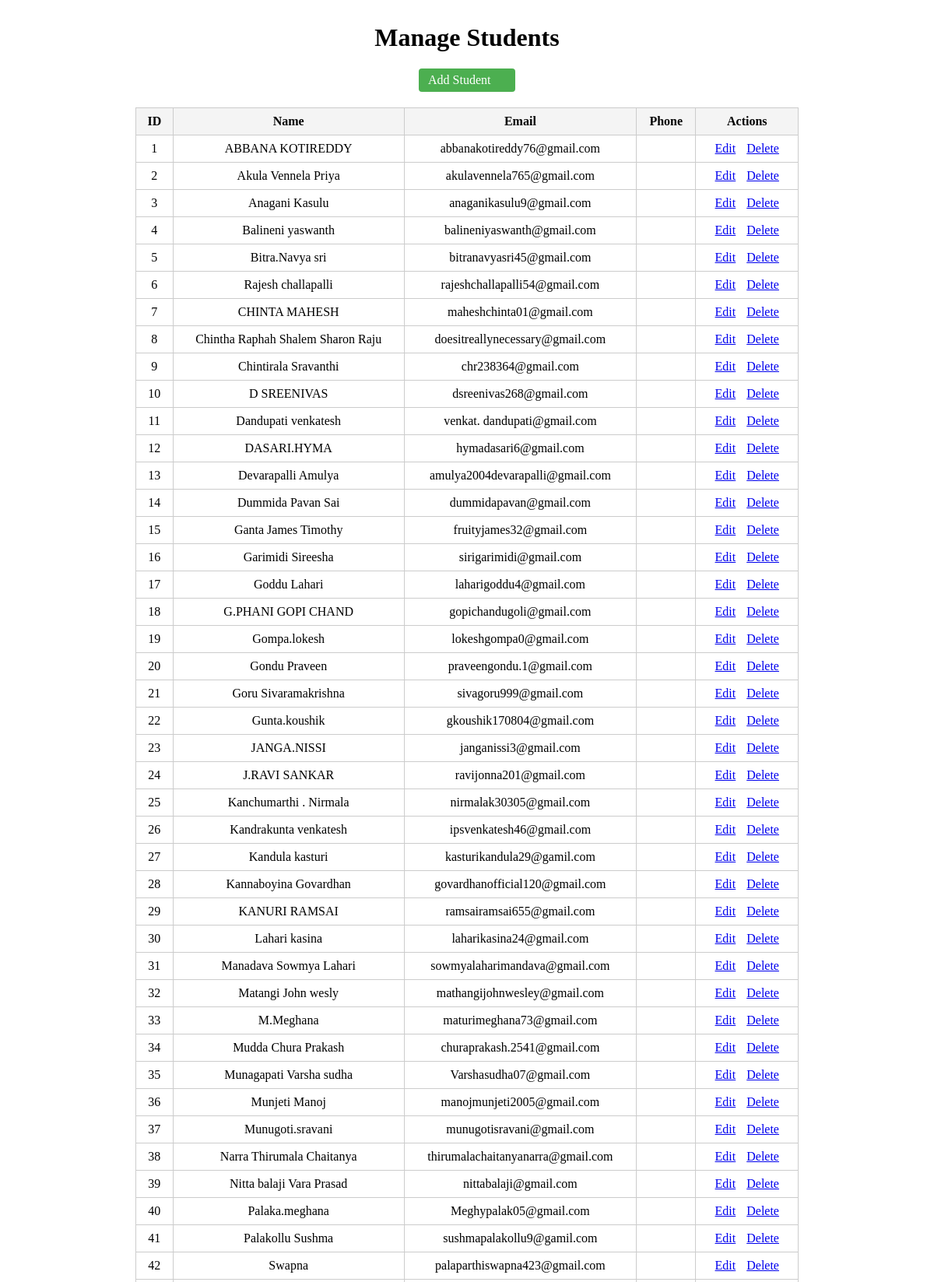
The page /manage-student/ (upper part) on the database its author committed.
### core/models.py (models this page shows, shortened)
class Student(models.Model):
    roll_number = models.CharField(max_length=20, unique=True, null=True, blank=True)
    first_name = models.CharField(max_length=50, null=True, blank=True)
    last_name = models.CharField(max_length=50, null=True, blank=True)
    name = models.CharField(max_length=100, null=True, blank=True)
    email = models.EmailField(unique=True)
    course = models.CharField(max_length=100, null=True, blank=True)
    department = models.ForeignKey(Department, on_delete=models.CASCADE, null=True, blank=True)

### core/views.py (the view)
# urls.py: path('manage-student/', views.manage_student, name='manage_student'),
def manage_student(request):
    students = Student.objects.all()
    return render(request, 'core/manage_student.html', {'students': students})

### core/templates/core/manage_student.html (shortened to what this page needs)
<!DOCTYPE html>
<html lang="en">
<head>
</head>
<body>
    <div class="container">
        <h1>Manage Students</h1>
        <a href="{% url 'add_student' %}" class="button add-btn">Add Student</a>
        {% if students %}
            <table>
                <thead>
                    <tr>
                        <th>ID</th>
                        <th>Name</th>
                        <th>Email</th>
                        <th>Phone</th>
                        <th>Actions</th>
                    </tr>
                </thead>
                <tbody>
                    {% for student in students %}
                    <tr>
                        <td>{{ student.id }}</td>
                        <td>{{ student.name }}</td>
                        <td>{{ student.email }}</td>
                        <td>{{ student.phone }}</td>
                        <td class="actions">
                            <a href="{% url 'edit_student' student.id %}">Edit</a>
                            <a href="{% url 'delete_student' student.id %}">Delete</a>
                        </td>
                    </tr>
                    {% endfor %}
                </tbody>
            </table>
        {% else %}
            <p>No students found.</p>
        {% endif %}
    </div>
</body>
</html>

### core/templates/core/manage_student.html (style rules this page uses)
table { border-collapse: collapse; width: 80%; margin: 20px auto; }
th, td { border: 1px solid #ccc; padding: 8px 12px; text-align: center; }
th { background-color: #f4f4f4; }
a.button { padding: 6px 12px; background: #4CAF50; color: white; text-decoration: none; border-radius: 4px; }
.actions a { margin: 0 5px; }
.container { width: 90%; margin: auto; }
h1 { text-align: center; margin-top: 30px; }
.add-btn { display: block; width: 100px; margin: 20px auto; }

### rows shown on the page
Student: id "1", name "ABBANA KOTIREDDY", email "abbanakotireddy76@gmail.com"
Student: id "2", name "Akula Vennela Priya", email "akulavennela765@gmail.com"
Student: id "3", name "Anagani Kasulu", email "anaganikasulu9@gmail.com"
Student: id "4", name "Balineni yaswanth", email "balineniyaswanth@gmail.com"
Student: id "5", name "Bitra.Navya sri", email "bitranavyasri45@gmail.com"
Student: id "6", name "Rajesh challapalli", email "rajeshchallapalli54@gmail.com"
Student: id "7", name "CHINTA MAHESH", email "maheshchinta01@gmail.com"
Student: id "8", name "Chintha Raphah Shalem Sharon Raju", email "doesitreallynecessary@gmail.com"
Student: id "9", name "Chintirala Sravanthi", email "chr238364@gmail.com"
Student: id "10", name "D SREENIVAS", email "dsreenivas268@gmail.com"
Student: id "11", name "Dandupati venkatesh", email "venkat. dandupati@gmail.com"
Student: id "12", name "DASARI.HYMA", email "hymadasari6@gmail.com"
Student: id "13", name "Devarapalli Amulya", email "amulya2004devarapalli@gmail.com"
Student: id "14", name "Dummida Pavan Sai", email "dummidapavan@gmail.com"
Student: id "15", name "Ganta James Timothy", email "fruityjames32@gmail.com"
Student: id "16", name "Garimidi Sireesha", email "sirigarimidi@gmail.com"
Student: id "17", name "Goddu Lahari", email "laharigoddu4@gmail.com"
Student: id "18", name "G.PHANI GOPI CHAND", email "gopichandugoli@gmail.com"
Student: id "19", name "Gompa.lokesh", email "lokeshgompa0@gmail.com"
Student: id "20", name "Gondu Praveen", email "praveengondu.1@gmail.com"
Student: id "21", name "Goru Sivaramakrishna", email "sivagoru999@gmail.com"
Student: id "22", name "Gunta.koushik", email "gkoushik170804@gmail.com"
Student: id "23", name "JANGA.NISSI", email "janganissi3@gmail.com"
Student: id "24", name "J.RAVI SANKAR", email "ravijonna201@gmail.com"
Student: id "25", name "Kanchumarthi . Nirmala", email "nirmalak30305@gmail.com"
Student: id "26", name "Kandrakunta venkatesh", email "ipsvenkatesh46@gmail.com"
Student: id "27", name "Kandula kasturi", email "kasturikandula29@gamil.com"
Student: id "28", name "Kannaboyina Govardhan", email "govardhanofficial120@gmail.com"
Student: id "29", name "KANURI RAMSAI", email "ramsairamsai655@gmail.com"
Student: id "30", name "Lahari kasina", email "laharikasina24@gmail.com"
Student: id "31", name "Manadava Sowmya Lahari", email "sowmyalaharimandava@gmail.com"
Student: id "32", name "Matangi John wesly", email "mathangijohnwesley@gmail.com"
Student: id "33", name "M.Meghana", email "maturimeghana73@gmail.com"
Student: id "34", name "Mudda Chura Prakash", email "churaprakash.2541@gmail.com"
Student: id "35", name "Munagapati Varsha sudha", email "Varshasudha07@gmail.com"
Student: id "36", name "Munjeti Manoj", email "manojmunjeti2005@gmail.com"
Student: id "37", name "Munugoti.sravani", email "munugotisravani@gmail.com"
Student: id "38", name "Narra Thirumala Chaitanya", email "thirumalachaitanyanarra@gmail.com"
Student: id "39", name "Nitta balaji Vara Prasad", email "nittabalaji@gmail.com"
Student: id "40", name "Palaka.meghana", email "Meghypalak05@gmail.com"
Student: id "41", name "Palakollu Sushma", email "sushmapalakollu9@gamil.com"
Student: id "42", name "Swapna", email "palaparthiswapna423@gmail.com"
